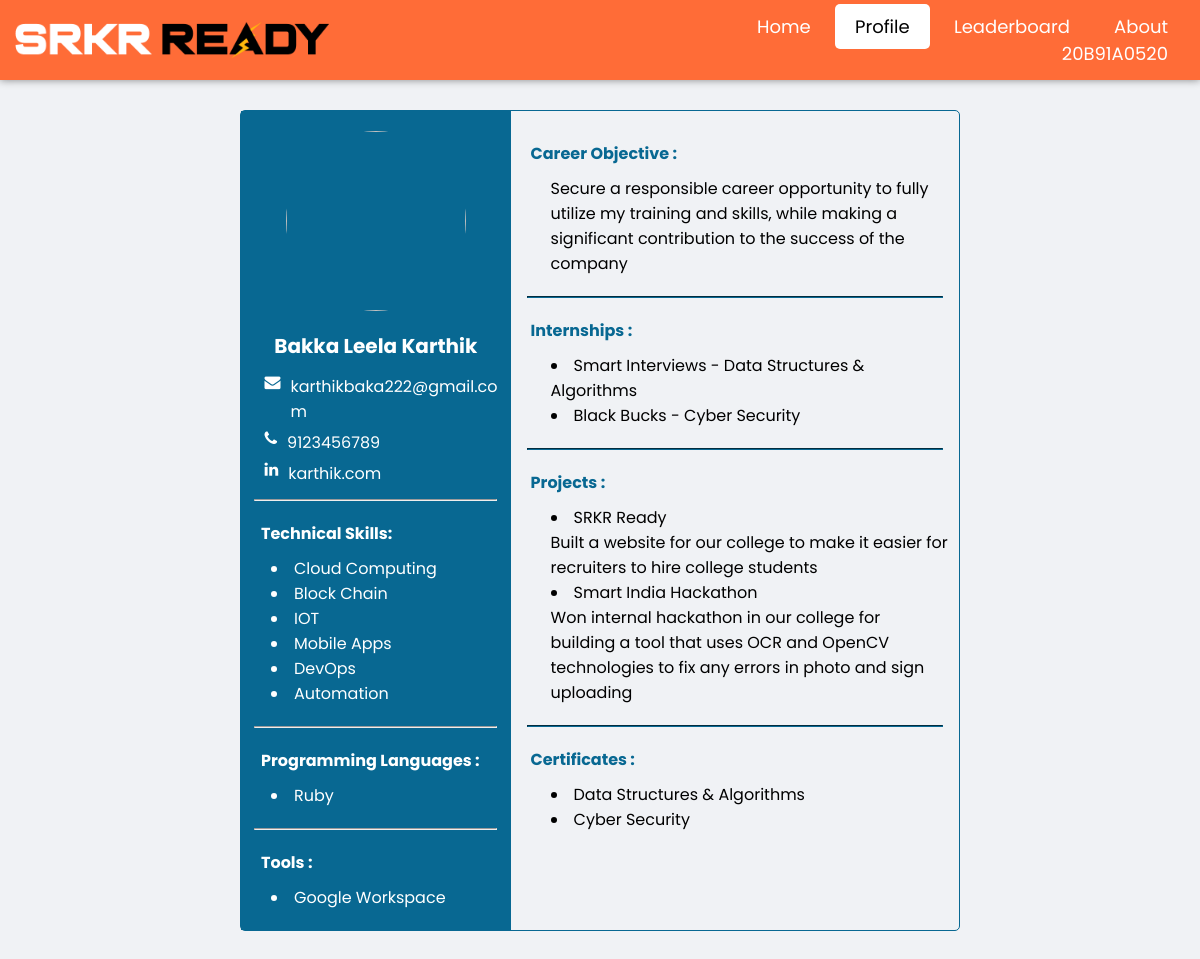
Screenshot of /stu_profile.php (signed in) with the database file from the repository.
### tables this page shows
CREATE TABLE `stu_profile` (
  `Reg_No` varchar(10) NOT NULL,
  `FullName` varchar(100) NOT NULL,
  `Email` varchar(100) NOT NULL,
  `Phone` bigint(10) NOT NULL,
  `Linkedin` varchar(200) NOT NULL,
  `Career_Objective` varchar(1000) NOT NULL,
  `Tech_Skills` varchar(1000) NOT NULL,
  `Programming_Languages` varchar(1000) NOT NULL,
  `Tools` varchar(1000) NOT NULL,
  `Projects` varchar(1000) NOT NULL,
  `Internships` varchar(1000) NOT NULL,
  `Certificates` varchar(1000) NOT NULL
);

### stu_profile.php (the view, shortened to what this page needs)
<!DOCTYPE html>
<html lang="en" dir="ltr">
    <head>
        <link rel="stylesheet" href="stu_profile.css">
        <link rel="stylesheet" href="https://cdnjs.cloudflare.com/ajax/libs/font-awesome/4.7.0/css/font-awesome.min.css">
    </head>
    <body>
        <nav class="topnav">
            <div class="topnav-left">
                <img src="images/SRKR Ready.png">
            </div>
            <div class="topnav-right">
                <ul>
                    <li><a href="stu_home.php">Home</a></li>
                    <li><a class="active">Profile</a></li>
                    <li><a href="stu_leaderboard.php">Leaderboard</a></li>
                    <li><a href="stu_about.php">About</a></li>
                    <li><?php echo "<a href='stu_settings.php'>{$_SESSION['username']}</a>"; ?></li>
                </ul>
            </div>
        </nav>
        <div class="center" style="border: 1px solid black; border-color: #086892;" >
            <div class="Left">
                <?php
                    $servername = "localhost";
                    $username = "root";
                    $password = "";
                    $dbname = "srkr ready";
                    $conn = mysqli_connect($servername, $username, $password, $dbname);
                    $stmt = $conn->prepare("SELECT * FROM stu_profile WHERE Reg_No = ?");
                    $stmt->bind_param("s", $_SESSION['username']);
                    $stmt->execute();
                    $result = $stmt->get_result();
                    $row1=mysqli_fetch_assoc($result);
                ?>
                <div class="Resume_pic" >
                    <?php echo "<img src='https://srkrexams.in/SRKR/photo/{$_SESSION['username']}.JPG'>";?>
                </div>
                <div class="Res_Name">
                    <p><?php echo $row1["FullName"]; ?></p>
                </div>
                <div class="des">
                    <div class="ides">
                        <i class="fa fa-envelope"></i>
                        <p><?php echo $row1["Email"]; ?></p>
                    </div>
                    <div class="ides">
                        <i class="fa fa-phone"></i>
                        <p><?php echo $row1["Phone"]; ?></p>
                    </div>
                    <div class="ides">
                        <i class="fa fa-linkedin"></i>
                        <p><?php echo $row1["Linkedin"]; ?></p>
                    </div>
                </div>
                <hr style="width:90%;margin:10px auto;">
                <div class="Tech_skills" style="padding-bottom: 10px;">
                    <p style="padding-left:20px; padding-top:10px; padding-bottom:10px; font-weight:bold;"> Technical Skills:</p>
                    <?php
                   	    $d=",";
                        $array = explode($d, $row1["Tech_Skills"]);
                        $c=count($array);
                        $i=1;
                        foreach($array as $s){
                            if($i==$c){
                                break;
                            }
                            echo "<li>".$s ."</li>";
                            $i++;
                        }
                    ?>
                </div>
                <hr style="width:90%;margin:10px auto;">
                <div class="Programming_Languages" style="padding-bottom: 10px;">
                    <p style="padding-left:20px; padding-top:10px; padding-bottom:10px; font-weight:bold;" >Programming Languages :</p>
                    <?php
                   	    $d=",";
                        $array = explode($d, $row1["Programming_Languages"]);
                        $c=count($array);
                        $i=1;
                        foreach($array as $s){
                            if($i==$c){
                                break;
                            }
                            echo "<li>".$s ."</li>";
                            $i++;
                        }
                    ?>
                </div>
                <hr style="width:90%;margin:10px auto;">
                <div class="Tools" style="padding-bottom: 20px;">
                    <p style="padding-left:20px; padding-top:10px; padding-bottom:10px; font-weight:bold;" >Tools :</p>
                    <?php
               	        $d=",";
                        $array = explode($d, $row1["Tools"]);
                        $c=count($array);
                        $i=1;
                        foreach($array as $s){
                            if($i==$c){
                                break;
                            }
                            echo "<li>".$s ."</li>";
                            $i++;
                        }
                    ?>
                </div>
            </div>
            <div  class="Right">
                <div class="Career Objective" style="padding-bottom: 10px;">
                    <h4 style="padding-left:10px; padding-top:10px;padding-bottom:10px;" >Career Objective :</h4>
                    <p style="padding-left:30px;"><?php echo $row1["Career_Objective"]; ?></p>
                </div>
                <hr style="width:97%; margin:10px auto; border-color: #086892;">
                <div class="Internships" style="padding-bottom: 10px;">
                    <h4 style="padding-left:10px; padding-top:10px;padding-bottom:10px;" >Internships :</h4>
                    <?php
                        $d = ",";
                        $array = explode($d, $row1["Internships"]);
                        foreach($array as $s){
                            echo "<li>".nl2br($s) ."</li>";
                        }
                    ?>
                </div>
                <hr style="width:97%; margin:10px auto; border-color: #086892;">
                <div class="Projects" style="padding-bottom: 10px;">
                    <h4 style="padding-left:10px; padding-top:10px;padding-bottom:10px;" >Projects :</h4>
                    <?php
                        $d = ",";
                        $array = explode($d, $row1["Projects"]);
                        foreach($array as $s){
                            echo "<li>".nl2br($s) ."</li>";
                        }
                    ?>
                </div>
                <hr style="width:97%; margin:10px auto; border-color: #086892;">
                <div class="Certificates" style="padding-bottom: 20px;">
                    <h4 style="padding-left:10px; padding-top:10px;padding-bottom:10px;" >Certificates :</h4>
                    <?php
                        $d = ",";
                        $array = explode($d, $row1["Certificates"]);
                        foreach($array as $s){
                            echo "<li>".nl2br($s) ."</li>";
                        }
                    ?>
                </div>
            </div>
        </div>
    </body>
</html>

### stu_profile.css (style rules this page uses)
* { margin: 0; padding: 0; box-sizing: border-box; font-family: 'Poppins', sans-serif; }
body { background: #f0f2f5; height: 100%; }
.topnav { display: flex; align-items: center; justify-content: space-between; background: #ff6c37; padding: 13px 1%; box-shadow: 0 0 8px rgba(0, 0, 0, 0.450); position: sticky; top: 0; }
.topnav-left { flex-basis: 50%; display: flex; }
.topnav-left img { height: 40px; width: 320px; }
.topnav-right { flex-basis: 50%; text-align: right; }
.topnav-right ul { margin: 0 auto; padding: 0px; }
.topnav-right ul li { list-style: none; display: inline-block; }
.topnav-right ul li a { padding: 10px 20px; border-radius:5px; color: #FFF; font-size: 18px; text-decoration: none; }
.active { cursor: default; color:#000 !important; background-color: rgba(255, 255, 255); }
.center { margin: 30px auto; width:60%; height: auto; border-radius: 5px; display: flex; }
.Left { height: 100%; width: 40%; background-color: #086892; }
.Left p { color: white; }
.Resume_pic { padding: 20px 30px; text-align: center; }
.Resume_pic img { display: block; width: 180px; height: 180px; border-radius: 50%; margin: 0 auto; }
.Res_Name p { text-align: center; font-weight: bold; font-size: 20px; margin-bottom: 10px; }
.des { margin: 0 auto; width: 90%; }
.ides { padding: 3px 10px; display: flex; }
.ides p { word-wrap: break-word; hyphens: auto; width: 100%; }
.ides i { color: white; padding-right: 10px; }
.Tech_skills li { padding-left: 30px; color: white; }
.Programming_Languages li { padding-left: 30px; color: white; }
.Tools li { padding-left: 30px; color: white; }
.Right { height: 100%; width: 75%; padding: 20px 10px; }
.Right h4 { color: #086892; }
.Internships li { padding-left: 30px; }
.Projects li { padding-left: 30px; }
.Certificates li { padding-left: 30px; }

### rows the page displays
stu_profile: FullName "Bakka Leela Karthik", Email "karthikbaka222@gmail.com", Phone "9123456789", Linkedin "karthik.com", Tech_Skills "Cloud Computing", Tech_Skills "Block Chain", Tech_Skills "IOT", Tech_Skills "Mobile Apps", Tech_Skills "DevOps", Tech_Skills "Automation", Programming_Languages "Ruby", Tools "Google Workspace", Career_Objective "Secure a responsible career opportunity to fully utilize my training and skills, while making a significant contribution to the success of the company", Internships "Smart Interviews - Data Structures & Algorithms", Internships "Black Bucks - Cyber Security", Projects "SRKR Ready Built a website for our college to make it easier for recruiters to hire college students", Projects "Smart India Hackathon Won internal hackathon in our college for building a tool that uses OCR and OpenCV technologies to fix any errors in photo and sign uploading", Certificates "Data Structures & Algorithms", Certificates "Cyber Security"

### other values shown
$_SESSION['username'] "20B91A0520"
